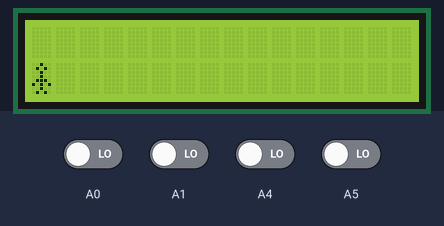
A sketch run on a simulated Arduino Uno, built with avr-gcc and run on an emulated ATmega328P. Shown: 16×2 character LCD. The inputs (shaded band) are chosen by the test bench; at power-on: A0, A1, A4, A5 LOW.

Above: at 0.98 s.
1.3 s: A1 driven HIGH
At 1.62 s:
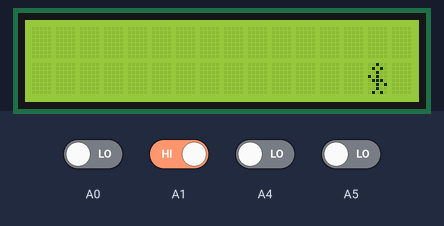
3.3 s: A0 driven HIGH
At 3.51 s:
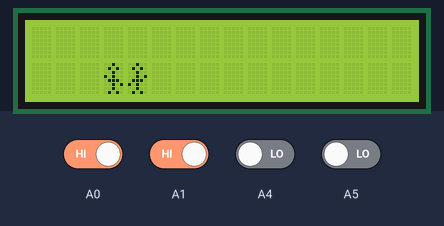
5.1 s: A5 driven HIGH
At 5.21 s:
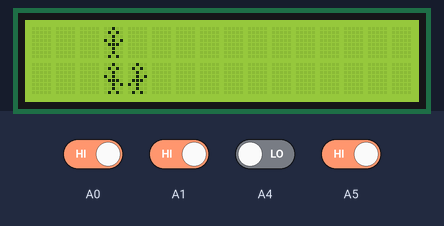
7.5 s: A0 driven LOW
At 7.88 s:
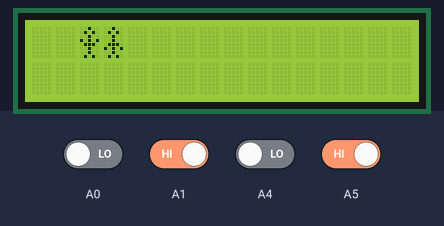
10.2 s: A1 driven LOW
At 10.47 s:
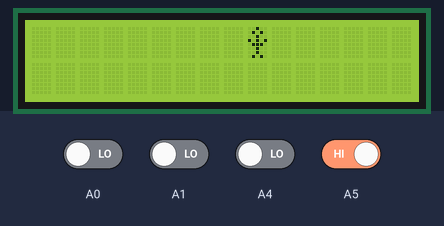
12.9 s: A0 driven HIGH
At 14.54 s:
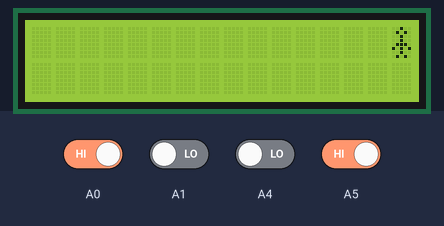

Measured:
- after the input at 1.3 s, the display: first differs from a run without the input after 0.25 s (image 1)
- after the input at 3.3 s, the display: first changes after 0.09 s (image 2 shows a later state)
- after the input at 5.1 s, the display: changes at once (image 3)
- after the input at 7.5 s, the display: first differs from a run without the input after 0.24 s (image 4 shows a later state)
- after the input at 10.2 s, the display: changes after 0.07 s (image 5)
- after the input at 12.9 s, the display: first changes at once (image 6 shows a later state)
- what the display in image 0 shows lasts 0.4 s, from 0.8 s to 1.2 s

The sketch:

main_stickGame.ino
```cpp
#include <LiquidCrystal.h>
//ci dessou les pin relies aux pin du lcd
const int rs = 12, en = 11, d4 = 5, d5 = 4, d6 = 3, d7 = 2;
LiquidCrystal lcd(rs, en, d4, d5, d6, d7);

byte armsDown[8] = {
  0b00100,
  0b01010,
  0b00100,
  0b00100,
  0b01110,
  0b10101,
  0b00100,
  0b01010
};

byte armsUp[8] = {
  0b00100,
  0b01010,
  0b00100,
  0b10101,
  0b01110,
  0b00100,
  0b00100,
  0b01010
};
byte armsRight[8] = {
  0b00100,
  0b01010,
  0b00100,
  0b00101,
  0b01110,
  0b10100,
  0b00100,
  0b01010
};
byte armsLeft[8] = {
  0b00100,
  0b01010,
  0b00100,
  0b10100,
  0b01110,
  0b00101,
  0b00100,
  0b01010
};

int Xpos=0;
int Ypos=1;

void setup() {
  lcd.begin(16, 2);
  Serial.begin(9600);
  pinMode(A0, INPUT);
  pinMode(A2, INPUT);
  pinMode(A4, INPUT);
  pinMode(A5, INPUT);

  lcd.createChar(0, armsDown);
  lcd.createChar(1, armsUp);
  lcd.createChar(2, armsRight);
  lcd.createChar(3, armsLeft);
}

void loop(){
  lcd.setCursor(Xpos,Ypos);
  lcd.write((byte)0);

  if(Xpos>15){
    Xpos=0;
  }
  if(Xpos<0){
    Xpos=15;
  }

  if(digitalRead(A0)){
    lcd.write((byte)2);
    Xpos++;
    delay(50);
  }
  if(digitalRead(A1)){
    Xpos--;
    lcd.setCursor(Xpos,Ypos);
    lcd.write((byte)3);
    delay(50);
  }
  if(digitalRead(A4)){
    Ypos=1;
  }
  if(digitalRead(A5)){
    Ypos=0;
    lcd.setCursor(Xpos,Ypos);
    lcd.write((byte)1);
    delay(100);
  }
  delay(100);
  lcd.clear();
}
```
